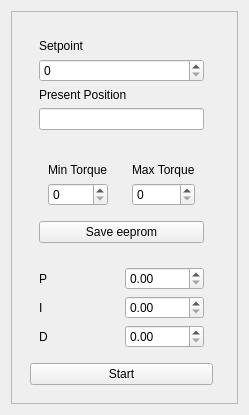
             <widget class="QWidget" name="torque_tab">
              <attribute name="title">
               <string>Torque</string>
              </attribute>
              <layout class="QHBoxLayout" name="horizontalLayout_12">
               <item>
                <widget class="QFrame" name="frame_4">
                 <property name="frameShape">
                  <enum>QFrame::StyledPanel</enum>
                 </property>
                 <property name="frameShadow">
                  <enum>QFrame::Raised</enum>
                 </property>
                 <layout class="QHBoxLayout" name="horizontalLayout_19">
                  <item>
                   <widget class="QWidget" name="torque_left_widget" native="true">
                    <property name="maximumSize">
                     <size>
                      <width>300</width>
                      <height>16777215</height>
                     </size>
                    </property>
                    <layout class="QGridLayout" name="gridLayout_11">
                     <item row="0" column="0">
                      <widget class="QWidget" name="torque_top_left_widget" native="true">
                       <layout class="QVBoxLayout" name="verticalLayout_22">
                        <item>
                         <widget class="QLabel" name="torque_setpoint_label">
                          <property name="text">
                           <string>Setpoint</string>
                          </property>
                         </widget>
                        </item>
                        <item>
                         <widget class="QSpinBox" name="torque_setpoint_spinBox">
                          <property name="maximum">
                           <number>10000</number>
                          </property>
                         </widget>
                        </item>
                        <item>
                         <widget class="QLabel" name="torque_presentposition_label">
                          <property name="text">
                           <string>Present Position</string>
                          </property>
                         </widget>
                        </item>
                        <item>
                         <widget class="QLineEdit" name="torque_presentposition_lineEdit"/>
                        </item>
                       </layout>
                      </widget>
                     </item>
                     <item row="3" column="0">
                      <widget class="QWidget" name="torque_bottom_left_widget" native="true">
                       <layout class="QGridLayout" name="gridLayout_9">
                        <item row="0" column="0">
                         <widget class="QLabel" name="torque_P_label">
                          <property name="text">
                           <string>P</string>
                          </property>
                         </widget>
                        </item>
                        <item row="1" column="1">
                         <widget class="QDoubleSpinBox" name="torque_I_doubleSpinBox"/>
                        </item>
                        <item row="0" column="1">
                         <widget class="QDoubleSpinBox" name="torque_P_doubleSpinBox"/>
                        </item>
                        <item row="1" column="0">
                         <widget class="QLabel" name="torque_I_label">
                          <property name="text">
                           <string>I</string>
                          </property>
                         </widget>
                        </item>
                        <item row="2" column="0">
                         <widget class="QLabel" name="torque_D_label">
                          <property name="text">
                           <string>D</string>
                          </property>
                         </widget>
                        </item>
                        <item row="2" column="1">
                         <widget class="QDoubleSpinBox" name="torque_D_doubleSpinBox"/>
                        </item>
                       </layout>
                      </widget>
                     </item>
                     <item row="1" column="0">
                      <widget class="QWidget" name="widget_4" native="true">
                       <layout class="QVBoxLayout" name="verticalLayout_29">
                        <item>
                         <layout class="QHBoxLayout" name="horizontalLayout_20">
                          <item>
                           <widget class="QWidget" name="torque_middle_left_widget" native="true">
                            <layout class="QVBoxLayout" name="verticalLayout_23">
                             <item>
                              <widget class="QLabel" name="torque_maxtorque_label">
                               <property name="text">
                                <string>Min Torque</string>
                               </property>
                              </widget>
                             </item>
                             <item>
                              <widget class="QSpinBox" name="minTorque_sppinbox"/>
                             </item>
                            </layout>
                           </widget>
                          </item>
                          <item>
                           <widget class="QWidget" name="widget_5" native="true">
                            <layout class="QVBoxLayout" name="verticalLayout_30">
                             <item>
                              <widget class="QLabel" name="label_2">
                               <property name="text">
                                <string>Max Torque</string>
                               </property>
                              </widget>
                             </item>
                             <item>
                              <widget class="QSpinBox" name="torque_maxtorque_spinBox"/>
                             </item>
                            </layout>
                           </widget>
                          </item>
                         </layout>
                        </item>
                        <item>
                         <widget class="QPushButton" name="pushButton_2">
                          <property name="text">
                           <string>Save eeprom</string>
                          </property>
                         </widget>
                        </item>
                       </layout>
                      </widget>
                     </item>
                     <item row="4" column="0">
                      <widget class="QPushButton" name="pushButton_5">
                       <property name="maximumSize">
                        <size>
                         <width>16777215</width>
                         <height>16777215</height>
                        </size>
                       </property>
                       <property name="text">
                        <string>Start</string>
                       </property>
                      </widget>
                     </item>
                    </layout>
                   </widget>
                  </item>
                  <item>
                   <widget class="QFrame" name="torque_right_frame">
                    <property name="frameShape">
                     <enum>QFrame::StyledPanel</enum>
                    </property>
                    <property name="frameShadow">
                     <enum>QFrame::Raised</enum>
                    </property>
                   </widget>
                  </item>
                 </layout>
                </widget>
               </item>
              </layout>
             </widget>
